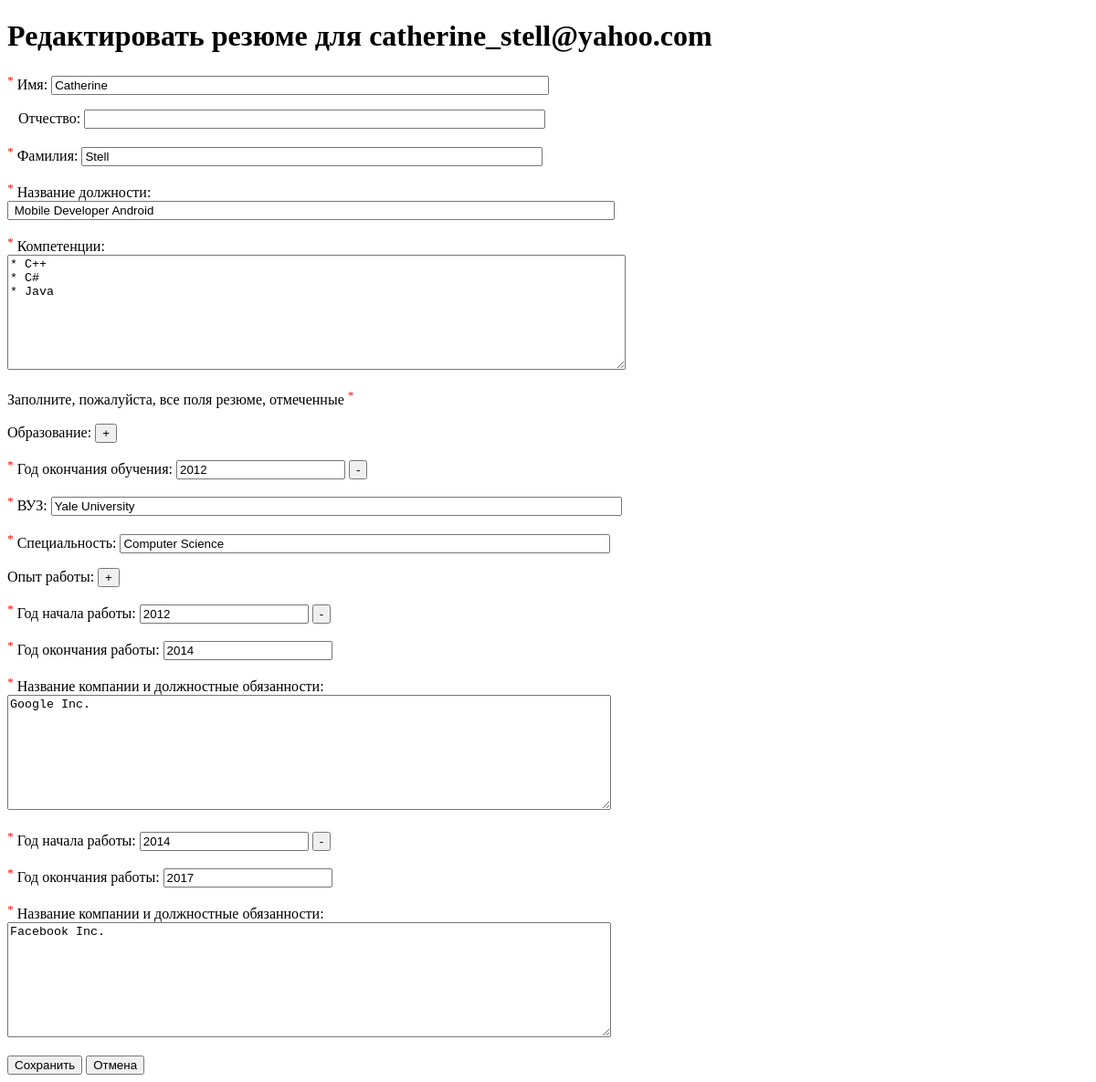
/web_application/edit.php?resume_id=1 (signed in), run on the app's committed database.
### tables this page shows
CREATE TABLE `resumes` (
  `resume_id` int(11) NOT NULL,
  `user_id` int(11) NOT NULL,
  `first_name` varchar(128) DEFAULT NULL,
  `patronymic_name` varchar(128) DEFAULT NULL,
  `last_name` varchar(128) DEFAULT NULL,
  `job_title` varchar(128) DEFAULT NULL,
  `resume_cv` text
);

CREATE TABLE `education` (
  `resume_id` int(11) NOT NULL,
  `institution_id` int(11) NOT NULL,
  `year` int(11) DEFAULT NULL,
  `degree` text
);

CREATE TABLE `institutions` (
  `institution_id` int(11) NOT NULL,
  `name` varchar(128) DEFAULT NULL
);

CREATE TABLE `jobs` (
  `job_id` int(11) NOT NULL,
  `resume_id` int(11) NOT NULL,
  `year_start` int(11) DEFAULT NULL,
  `year_finish` int(11) DEFAULT NULL,
  `description` text
);

### web_application/edit.php (the view, shortened to what this page needs)
<?php
require_once "pdo.php";
$resume_id = htmlentities($_GET['resume_id']);
$resume = $pdo->prepare('SELECT * FROM resumes WHERE resume_id = :rsm_id');
$resume->execute(array(':rsm_id' => $resume_id));
$rsmdata = $resume->fetch(PDO::FETCH_ASSOC);
$ed = $pdo->prepare('SELECT * FROM education JOIN institutions ON education.institution_id = institutions.institution_id
    WHERE resume_id = :rsm_id ORDER BY year');
$ed->execute(array(':rsm_id' => $resume_id));
$educations = $ed->fetchAll(PDO::FETCH_ASSOC);
$jb = $pdo->prepare('SELECT * FROM jobs WHERE resume_id = :rsm_id ORDER BY year_finish');
$jb->execute(array(':rsm_id' => $resume_id));
$jobs = $jb->fetchAll(PDO::FETCH_ASSOC);
?>
<!DOCTYPE html>
<html>
<head>
<link rel="stylesheet" href="stl.css">
</head>
<body>
<?php
echo ('<h1>Редактировать резюме ');
if (isset($_SESSION['email']) || isset($_SESSION['last_name'])) {
    if (isset($_SESSION['last_name'])) {
        echo ('для '.htmlentities($_SESSION['first_name']).' '.htmlentities($_SESSION['last_name']));
    } else {
        echo ('для '.htmlentities($_SESSION['email']));
    }
}
echo ("</h1>\n");
?>
<form method="POST">
<p><label for="fn"><sup class="r">*</sup>&nbsp;Имя:</label>
<input type="text" name="first_name" value="<?= htmlentities($rsmdata['first_name']); ?>" id="fn" size="65"></p>
<p><label for="pn">&nbsp;&nbsp;&nbsp;Отчество:</label>
<input type="text" name="patronymic_name" value="<?= htmlentities($rsmdata['patronymic_name']); ?>" id="pn" size="60"></p>
<p><label for="ln"><sup class="r">*</sup>&nbsp;Фамилия:</label>
<input type="text" name="last_name" value="<?= htmlentities($rsmdata['last_name']); ?>" id="ln" size="60"></p>
<p><label for="jt"><sup class="r">*</sup>&nbsp;Название должности:</label><br/>
<input type="text" name="job_title" value="<?= htmlentities($rsmdata['job_title']); ?>" id="jt" size="80"></p>
<p><label for="rcv"><sup class="r">*</sup>&nbsp;Компетенции:</label><br/>
<textarea rows="8" cols="82" name="resume_cv" id="rcv"><?= htmlentities($rsmdata['resume_cv']); ?></textarea></p>
<p>Заполните, пожалуйста, все поля резюме, отмеченные&nbsp;<sup class="r">*</sup></p>
<p><label for="addedu">Образование:</label>
<input type="submit" id="addedu" value="+">
<div id="education_field">
<?php
$edcount = 0;
if (count($educations)> 0) {
    foreach ($educations as $education) {
        $edcount++;
        echo ('<div id="education'.$edcount.'">'."\n");
        echo ('<p><label for="yedu'.$edcount.'"><sup class="r">*</sup>&nbsp;Год окончания обучения:</label>
            <input type="number" id="yedu'.$edcount.'" name="edu_year'.$edcount.'" value="'.htmlentities($education['year']).'">
            <input type="button" value="-"
                onclick="$(\'#education'.$edcount.'\').remove();return false;"></p>'."\n".
            '<p><label for="schl'.$edcount.'"><sup class="r">*</sup>&nbsp;ВУЗ:</label>
            <input type="text" id="schl'.$edcount.'" name="school'.$edcount.'" size="75" class="school" value="'.
            htmlentities($education['name']).'"></p>'."\n".
            '<p><label for="dgr'.$edcount.'"><sup class="r">*</sup>&nbsp;Специальность:</label>
            <input type="text" id="dgr'.$edcount.'" name="degree'.$edcount.'" size="64" value="'.htmlentities($education['degree']).'"></p>'
            ."\n</div>\n");
    }
}
?>
</div>
</p>
<p><label for="addjob">Опыт работы:</label>
<input type="submit" id="addjob" value="+">
<div id="job_field">
<?php
$jcount = 0;
if (count($jobs)> 0) {
    foreach ($jobs as $job) {
        $jcount++;
        echo ('<div id="job'.$jcount.'">'."\n");
        echo ('<p><label for="yjobs'.$jcount.'"><sup class="r">*</sup>&nbsp;Год начала работы:</label>
            <input type="number" id="yjobs'.$jcount.'" name="year_s'.$jcount.'" value="'.htmlentities($job['year_start']).'">
            <input type="button" value="-"
                onclick="$(\'#job'.$jcount.'\').remove();return false;"></p>'."\n".
            '<p><label for="yjobf'.$jcount.'"><sup class="r">*</sup>&nbsp;Год окончания работы:</label>
            <input type="number" id="yjobf'.$jcount.'" name="year_f'.$jcount.'" value="'.htmlentities($job['year_finish']).'">'."\n".
            '<p><label for="descr'.$jcount.'"><sup class="r">*</sup>&nbsp;Название компании и должностные обязанности:<br>
            <textarea id="descr'.$jcount.'" name="desc'.$jcount.'" rows="8" cols="80">'.htmlentities($job['description']).'</textarea></p>'
            ."\n</div>\n");
    }
}
?>
</div>
</p>
<input type="submit" name="add" value="Сохранить">
<input type="submit" name="cancel" value="Отмена">
</form>
</body>
</html>

### web_application/stl.css (style rules this page uses)
.r { color: #ff0000; }

### data on the page
resumes: first_name "Catherine", last_name "Stell", job_title "Mobile Developer Android", resume_cv "* C++ * C# * Java"
education: year "2012", institution.name "Yale University", degree "Computer Science"
jobs: year_start "2012", year_finish "2014", description "Google Inc."
jobs: year_start "2014", year_finish "2017", description "Facebook Inc."

### other printed values
$_SESSION['email'] "catherine_stell@yahoo.com"
